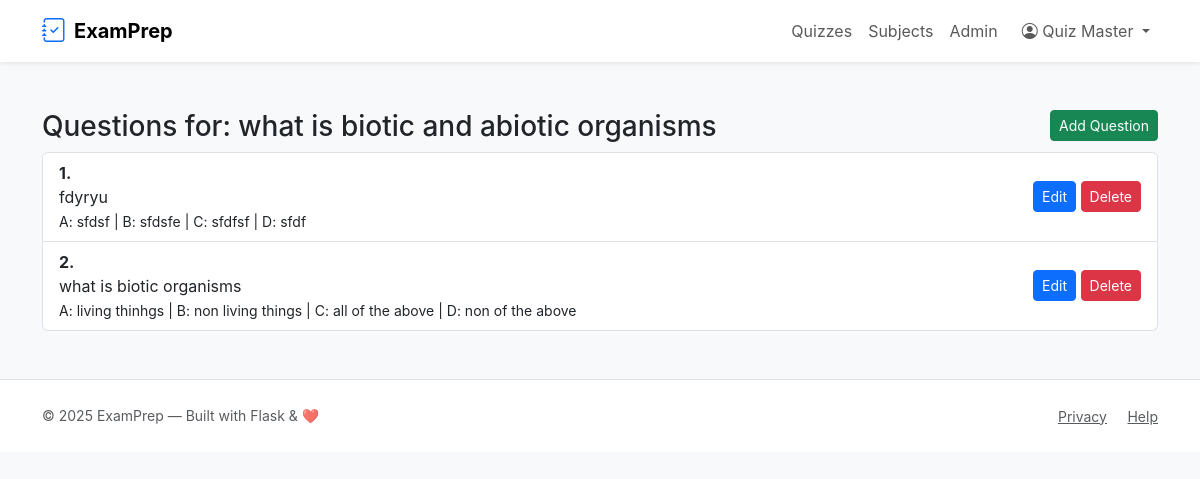
The page /admin/quiz/1/questions (signed in) on the database as committed earlier.
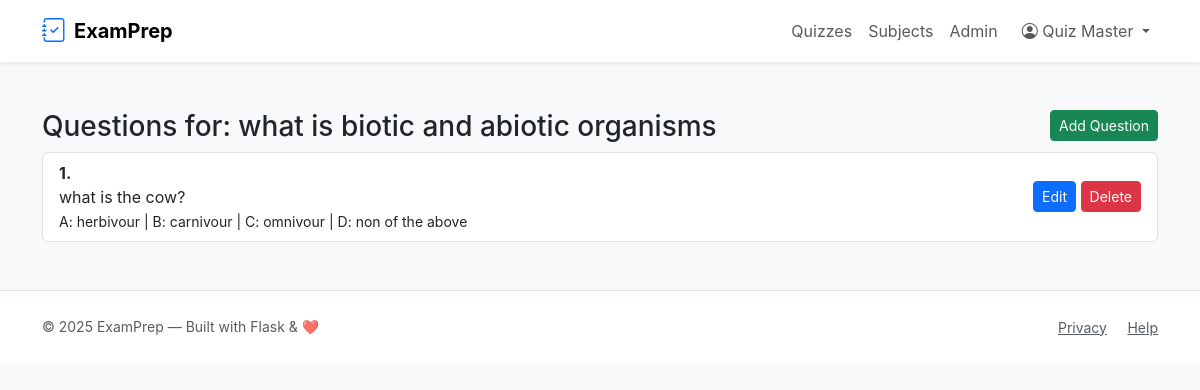
The same page on the database as committed later.
### tables this page shows
CREATE TABLE questions (
    id INTEGER PRIMARY KEY AUTOINCREMENT,
    quiz_id INTEGER NOT NULL,
    question_text TEXT NOT NULL,
    option_a TEXT NOT NULL,
    option_b TEXT NOT NULL,
    option_c TEXT NOT NULL,
    option_d TEXT NOT NULL,
    correct_option TEXT NOT NULL CHECK(correct_option IN ('A','B','C','D')),
    created_on TEXT NOT NULL DEFAULT (datetime('now')),
    FOREIGN KEY(quiz_id) REFERENCES quizzes(id) ON DELETE CASCADE
);

### app.py (the view)
@app.route('/admin/quiz/<int:quiz_id>/questions')
@admin_required
def admin_quiz_questions(quiz_id):
    quiz = query_db('SELECT q.*, ch.name as chapter_name FROM quizzes q JOIN chapters ch ON q.chapter_id = ch.id WHERE q.id = ?', (quiz_id,), one=True)
    if not quiz:
        flash('Quiz not found', 'danger')
        return redirect(url_for('admin_quizzes'))
    questions = query_db('SELECT * FROM questions WHERE quiz_id = ? ORDER BY created_on DESC', (quiz_id,))
    return render_template('admin_quiz_questions.html', quiz=quiz, questions=questions)

### app.py (called while the page is built)
def get_db():
    db = getattr(g, '_database', None)
    if db is None:
        db = g._database = sqlite3.connect(DATABASE)
        db.row_factory = sqlite3.Row
    return db

@app.teardown_appcontext
def close_connection(exc):
    db = getattr(g, '_database', None)
    if db is not None:
        db.close()

def query_db(query, args=(), one=False):
    cur = get_db().execute(query, args)
    rv = cur.fetchall()
    cur.close()
    return (rv[0] if rv else None) if one else rv

def admin_required(f):
    @wraps(f)
    def decorated(*args, **kwargs):
        if 'user_id' not in session or session.get('role') != 'admin':
            flash('Admin access required.', 'danger')
            return redirect(url_for('index'))
        return f(*args, **kwargs)
    return decorated

### templates/admin_quiz_questions.html
{% extends 'layout.html' %}
{% block content %}
<h3>Questions for: {{ quiz.title }} <a class="btn btn-sm btn-success float-end" href="{{ url_for('admin_add_question', quiz_id=quiz.id) }}">Add Question</a></h3>
<ul class="list-group">
  {% for q in questions %}
  <li class="list-group-item d-flex justify-content-between align-items-center">
    <div>
      <strong>{{ loop.index }}.</strong> {{ q.question_text }}<br>
      <small>A: {{ q.option_a }} | B: {{ q.option_b }} | C: {{ q.option_c }} | D: {{ q.option_d }}</small>
    </div>
    <div>
      <a class="btn btn-sm btn-primary" href="{{ url_for('admin_edit_question', question_id=q.id) }}">Edit</a>
      <form method="post" action="{{ url_for('admin_delete_question', question_id=q.id) }}" style="display:inline" onsubmit="return confirm('Delete question?')">
        <button class="btn btn-sm btn-danger">Delete</button>
      </form>
    </div>
  </li>
  {% else %}
    <li class="list-group-item">No questions yet</li>
  {% endfor %}
</ul>
{% endblock %}

Rows that differ between the two databases and show on the page:
removed questions: question_text "fdyryu", option_a "sfdsf", option_b "sfdsfe", option_c "sfdfsf", option_d "sfdf"
removed questions: question_text "what is biotic organisms", option_a "living thinhgs", option_b "non living things", option_c "all of the above", option_d "non of the above"
added questions: question_text "what is the cow?", option_a "herbivour", option_b "carnivour", option_c "omnivour", option_d "non of the above"
